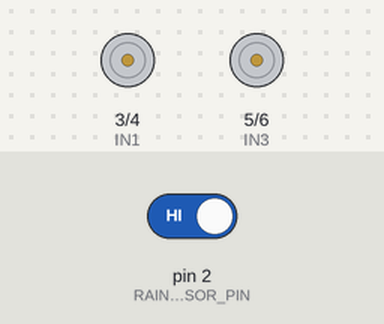
The sketch below on a simulated Arduino Uno, built with avr-gcc and run on an emulated ATmega328P. Shown: motor-driver pin pairs drawn as motors (green arrow = first pin HIGH = forward, orange = second pin HIGH = backward, longer = more drive, scaled by the enable pin). The test bench sets the inputs (shaded band); at power-on: pin 2 (RAIN_SENSOR_PIN) HIGH. What the sketch prints to the serial monitor is not drawn.

Above: at 1.2 s.
1.3 s: pin 2 (RAIN_SENSOR_PIN) driven LOW
At 2.2 s:
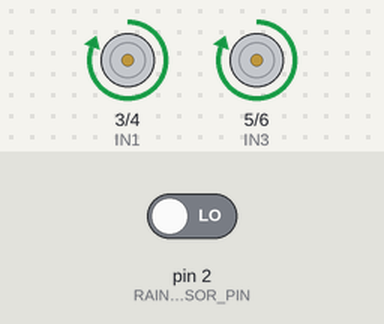
Timing chart, 0 to 12.8 s (numbered marks = the images above; inputs shaded):
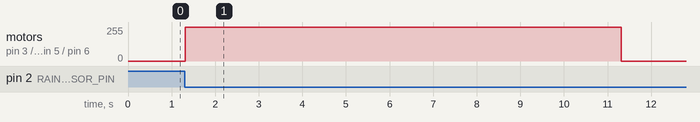

The sketch:

newcode.ino
```cpp
#define RAIN_SENSOR_PIN 2  // Rain Sensor connected to D2
#define ENA 9   // Enable Motor 1
#define IN1 3   // Motor 1 - Input 1
#define IN2 4   // Motor 1 - Input 2
#define ENB 10  // Enable Motor 2
#define IN3 5   // Motor 2 - Input 1
#define IN4 6   // Motor 2 - Input 2

int lastRainState = HIGH;  // Stores the last sensor state

void setup() {
  Serial.begin(9600);

  pinMode(RAIN_SENSOR_PIN, INPUT);

  pinMode(ENA, OUTPUT);
  pinMode(IN1, OUTPUT);
  pinMode(IN2, OUTPUT);
  pinMode(ENB, OUTPUT);
  pinMode(IN3, OUTPUT);
  pinMode(IN4, OUTPUT);

  // Enable motors with full speed
  analogWrite(ENA, 255);
  analogWrite(ENB, 255);

  Serial.println("System Ready...");
}

void loop() {
  int rainState = digitalRead(RAIN_SENSOR_PIN);

  // Only react if the rain state changes
  if (rainState != lastRainState) {
    lastRainState = rainState;  // Update the stored state

    if (rainState == LOW) {
      Serial.println("🌧 Rain Detected! Rotating Clockwise...");
      rotateClockwise();
      delay(10000);  // Run motors for 10 seconds
    }
    else {
      Serial.println("☀️ No Rain! Rotating Anti-Clockwise...");
      rotateAntiClockwise();
      delay(10000);  // Run motors for 10 seconds
    }

    Serial.println("🛑 Motors Stopped. Waiting for change...");
    stopMotors();
  }
}

// Rotates motors in clockwise direction
void rotateClockwise() {
  Serial.println("➡️ Motor Rotating Clockwise");
  digitalWrite(IN1, HIGH);
  digitalWrite(IN2, LOW);
  digitalWrite(IN3, HIGH);
  digitalWrite(IN4, LOW);
}

// Rotates motors in anti-clockwise direction
void rotateAntiClockwise() {
  Serial.println("⬅️ Motor Rotating Anti-Clockwise");
  digitalWrite(IN1, LOW);
  digitalWrite(IN2, HIGH);
  digitalWrite(IN3, LOW);
  digitalWrite(IN4, HIGH);
}

// Stops the motors
void stopMotors() {
  Serial.println("🛑 Motors Stopped");
  digitalWrite(IN1, LOW);
  digitalWrite(IN2, LOW);
  digitalWrite(IN3, LOW);
  digitalWrite(IN4, LOW);
}
```

Measured:
- after the input at 1.3 s, motor on pin 3 (IN1) / pin 4 (IN2), motor on pin 5 (IN3) / pin 6 (IN4): stopped → forward 255/255 at once, → stopped 10.0 s later
